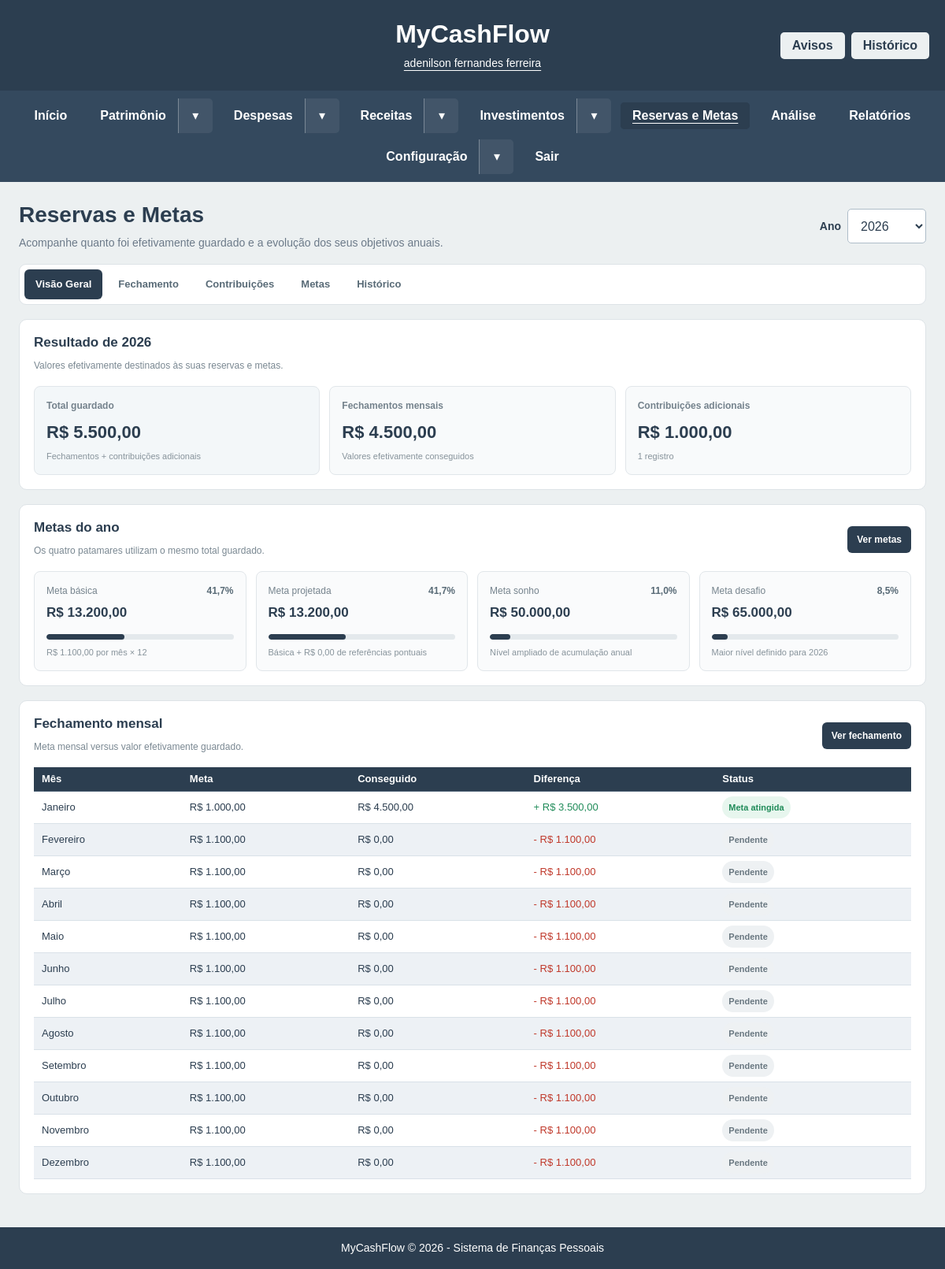
The app's page /views/reservas/index.php (signed in) with its own data.
### tables this page shows
CREATE TABLE `metas_anuais` (
  `id` int(11) NOT NULL,
  `usuario_id` int(11) NOT NULL,
  `ano` smallint(4) NOT NULL,
  `meta_mensal` decimal(15,2) NOT NULL DEFAULT 1000.00,
  `meta_basica` decimal(15,2) NOT NULL DEFAULT 12000.00,
  `referencia_pontuais` decimal(15,2) NOT NULL DEFAULT 0.00,
  `meta_sonho` decimal(15,2) NOT NULL DEFAULT 50000.00,
  `meta_desafio` decimal(15,2) NOT NULL DEFAULT 65000.00,
  `criado_em` timestamp NOT NULL DEFAULT current_timestamp(),
  `atualizado_em` timestamp NOT NULL DEFAULT current_timestamp() ON UPDATE current_timestamp()
);

CREATE TABLE `metas_fechamentos` (
  `id` int(11) NOT NULL,
  `usuario_id` int(11) NOT NULL,
  `ano` smallint(4) NOT NULL,
  `mes` tinyint(2) NOT NULL,
  `meta` decimal(15,2) NOT NULL DEFAULT 1000.00,
  `conseguido` decimal(15,2) NOT NULL DEFAULT 0.00,
  `observacao` varchar(255) DEFAULT NULL,
  `fechado_em` datetime DEFAULT NULL,
  `criado_em` timestamp NOT NULL DEFAULT current_timestamp(),
  `atualizado_em` timestamp NOT NULL DEFAULT current_timestamp() ON UPDATE current_timestamp()
);

### views/reservas/index.php (the view, shortened to what the rows shown need)
<?php
require_once __DIR__ . '/../../config.php';
$usuario_id = mcfDonoId();
function reservasPercentualMeta(
    float $valor,
    float $meta
): float {
    return ($valor / $meta) * 100;
}
function reservasLimitarPercentual(
    float $percentual
): float {
    return min(
        max(
            $percentual,
            0
        ),
        100
    );
}
$anoAtual = (int)date('Y');
$ano = filter_input(
    INPUT_GET,
    'ano',
    FILTER_VALIDATE_INT
);
if (
    !$ano ||
    $ano < 2000 ||
    $ano > 2100
) {
    $ano = $anoAtual;
}
$stmt = $conn->prepare("
    SELECT
        id,
        meta_mensal,
        meta_basica,
        referencia_pontuais,
        meta_sonho,
        meta_desafio
    FROM metas_anuais
    WHERE usuario_id = ?
      AND ano = ?
    LIMIT 1
");
$stmt->bind_param(
    'ii',
    $usuario_id,
    $ano
);
$stmt->execute();
$metaAnual = $stmt
    ->get_result()
    ->fetch_assoc();
$metaMensal =
    (float)$metaAnual['meta_mensal'];
$metaBasica =
    (float)$metaAnual['meta_basica'];
$referenciaPontuais =
    (float)$metaAnual['referencia_pontuais'];
$metaProjetada =
    $metaBasica +
    $referenciaPontuais;
$metaSonho =
    (float)$metaAnual['meta_sonho'];
$metaDesafio =
    (float)$metaAnual['meta_desafio'];
$fechamentos = [];
$stmt = $conn->prepare("
    SELECT
        mes,
        meta,
        conseguido,
        fechado_em
    FROM metas_fechamentos
    WHERE usuario_id = ?
      AND ano = ?
    ORDER BY mes
");
$stmt->bind_param(
    'ii',
    $usuario_id,
    $ano
);
$stmt->execute();
$resultado =
    $stmt->get_result();
while (
    $row =
    $resultado->fetch_assoc()
) {
    $fechamentos[
        (int)$row['mes']
    ] = $row;
}
$totalFechamentos = 0;
foreach (
    $fechamentos as $fechamento
) {
    $totalFechamentos +=
        (float)$fechamento['conseguido'];
}
$stmt = $conn->prepare("
    SELECT
        COALESCE(
            SUM(valor_guardado),
            0
        ) AS total_guardado,
        COUNT(*) AS quantidade
    FROM metas_contribuicoes
    WHERE usuario_id = ?
      AND YEAR(data) = ?
");
$stmt->bind_param(
    'ii',
    $usuario_id,
    $ano
);
$stmt->execute();
$resumoContribuicoes = $stmt
    ->get_result()
    ->fetch_assoc();
$totalContribuicoes =
    (float)(
        $resumoContribuicoes['total_guardado']
        ?? 0
    );
$totalGuardado =
    $totalFechamentos +
    $totalContribuicoes;
$progressoBasica =
    reservasPercentualMeta(
        $totalGuardado,
        $metaBasica
    );
$progressoProjetada =
    reservasPercentualMeta(
        $totalGuardado,
        $metaProjetada
    );
$meses = [
    1 => 'Janeiro',
    2 => 'Fevereiro',
    3 => 'Março',
    4 => 'Abril',
    5 => 'Maio',
    6 => 'Junho',
    7 => 'Julho',
    8 => 'Agosto',
    9 => 'Setembro',
    10 => 'Outubro',
    11 => 'Novembro',
    12 => 'Dezembro'
];
include __DIR__ .
    '/../../includes/header.php';
?>
<main class="reservas-layout">
    <div class="reservas-cabecalho">
        <div>
            <h2 class="mcf-page-title">
                Reservas e Metas
            </h2>
        </div>
    </div>
    <section class="reservas-secao">
        <div class="reservas-titulo">
            <div>
                <h2>
                    Resultado de <?= $ano ?>
                </h2>
            </div>
        </div>
    </section>
    <section class="reservas-secao">
        <div class="reservas-titulo">
            <div>
                <h2>
                    Metas do ano
                </h2>
            </div>
        </div>
        <div class="reservas-metas-grid">
            <article class="reservas-meta">
                <div class="reservas-meta-topo">
                    <div>
                        <span>
                            Meta básica
                        </span>
                        <strong>
                            R$
                            <?= number_format(
                                $metaBasica,
                                2,
                                ',',
                                '.'
                            ) ?>
                        </strong>
                    </div>
                    <b>
                    </b>
                </div>
                <div class="reservas-progresso">
                    <span
                        style="width: <?= reservasLimitarPercentual(
                            $progressoBasica
                        ) ?>%;"
                    ></span>
                </div>
                <small class="reservas-meta-info">
                    R$
                    <?= number_format(
                        $metaMensal,
                        2,
                        ',',
                        '.'
                    ) ?>
                    por mês × 12
                </small>
            </article>
            <article class="reservas-meta">
                <div class="reservas-meta-topo">
                    <div>
                        <span>
                            Meta projetada
                        </span>
                        <strong>
                            R$
                            <?= number_format(
                                $metaProjetada,
                                2,
                                ',',
                                '.'
                            ) ?>
                        </strong>
                    </div>
                    <b>
                    </b>
                </div>
                <div class="reservas-progresso">
                    <span
                        style="width: <?= reservasLimitarPercentual(
                            $progressoProjetada
                        ) ?>%;"
                    ></span>
                </div>
                <small class="reservas-meta-info">
                    Básica + R$
                    <?= number_format(
                        $referenciaPontuais,
                        2,
                        ',',
                        '.'
                    ) ?>
                    de referências pontuais
                </small>
            </article>
            <article class="reservas-meta">
                <div class="reservas-meta-topo">
                    <div>
                        <span>
                            Meta sonho
                        </span>
                        <strong>
                            R$
                            <?= number_format(
                                $metaSonho,
                                2,
                                ',',
                                '.'
                            ) ?>
                        </strong>
                    </div>
                </div>
            </article>
            <article class="reservas-meta">
                <div class="reservas-meta-topo">
                    <div>
                        <span>
                            Meta desafio
                        </span>
                        <strong>
                            R$
                            <?= number_format(
                                $metaDesafio,
                                2,
                                ',',
                                '.'
                            ) ?>
                        </strong>
                    </div>
                </div>
            </article>
        </div>
    </section>
    <section class="reservas-secao">
        <div class="reservas-titulo">
            <div>
                <h2>
                    Fechamento mensal
                </h2>
            </div>
        </div>
        <div class="reservas-tabela-wrapper">
            <table class="reservas-tabela">
                <thead>
                    <tr>
                        <th>Mês</th>
                        <th>Meta</th>
                        <th>Conseguido</th>
                        <th>Diferença</th>
                        <th>Status</th>
                    </tr>
                </thead>
                <tbody>
                    <?php foreach (
                        $meses as
                        $numeroMes => $nomeMes
                    ): ?>
                        <?php
                        $registro =
                            $fechamentos[$numeroMes]
                            ?? null;
                        $metaMes =
                            $registro
                                ? (float)$registro['meta']
                                : $metaMensal;
                        $conseguido =
                            $registro
                                ? (float)$registro['conseguido']
                                : 0;
                        $diferenca =
                            $conseguido -
                            $metaMes;
                        ?>
                        <tr>
                            <td>
                                <?= $nomeMes ?>
                            </td>
                            <td>
                                R$
                                <?= number_format(
                                    $metaMes,
                                    2,
                                    ',',
                                    '.'
                                ) ?>
                            </td>
                            <td>
                                R$
                                <?= number_format(
                                    $conseguido,
                                    2,
                                    ',',
                                    '.'
                                ) ?>
                            </td>
                            <td class="<?= $diferenca >= 0
                                ? 'positivo'
                                : 'negativo'
                            ?>">
                                <?= $diferenca >= 0
                                    ? '+'
                                    : '-'
                                ?>
                                R$
                                <?= number_format(
                                    abs($diferenca),
                                    2,
                                    ',',
                                    '.'
                                ) ?>
                            </td>
                            <td>
                                <?php if (!$registro): ?>
                                    <span
                                        class="reservas-status pendente"
                                    >
                                        Pendente
                                    </span>
                                <?php elseif (
                                    $conseguido >=
                                    $metaMes
                                ): ?>
                                    <span
                                        class="reservas-status atingida"
                                    >
                                        Meta atingida
                                    </span>
                                <?php endif; ?>
                            </td>
                        </tr>
                    <?php endforeach; ?>
                </tbody>
            </table>
        </div>
    </section>
</main>
<?php
include __DIR__ . '/../../includes/footer.php';
?>

### records on screen
metas_anuais: meta_basica "13.200,00", meta_mensal "1.100,00", metaProjetada "13.200,00", referencia_pontuais "0,00", meta_sonho "50.000,00", meta_desafio "65.000,00"
metas_fechamentos: nomeMes "Janeiro", meta "1.000,00", conseguido "4.500,00", abs($diferenca) "3.500,00", shows "Meta atingida"

### other values on screen
mcfRotuloUsuario() "adenilson fernandes ferreira"
$menuEscape($menuRotulo) "Início"
$menuEscape($menuRotulo) "Patrimônio"
$menuEscape($menuRotulo) "Despesas"
$menuEscape($menuRotulo) "Receitas"
$menuEscape($menuRotulo) "Investimentos"
$menuEscape($menuRotulo) "Reservas e Metas"
$menuEscape($menuRotulo) "Análise"
$menuEscape($menuRotulo) "Relatórios"
$menuEscape($menuRotulo) "Configuração"
$menuEscape($menuRotulo) "Sair"
$ano "2026"
$totalGuardado "5.500,00"
$totalFechamentos "4.500,00"
$totalContribuicoes "1.000,00"
